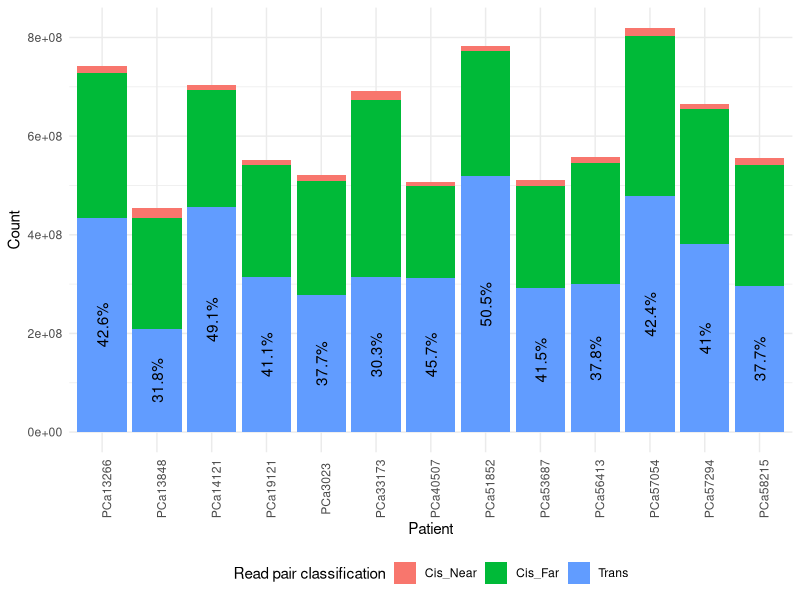

R code for this plot:
# ==============================================================================
# Environment
# ==============================================================================
suppressMessages(library("data.table"))
suppressMessages(library("ggplot2"))

# ==============================================================================
# Data
# ==============================================================================
# load read pair and dedupliation data
dedup_distance = fread("Reports/hicup_dedup_plot.tsv")
colnames(dedup_distance) = c("SampleID", "Cis_Near", "Cis_Far", "Trans", "Duplicate")

# ==============================================================================
# Analysis
# ==============================================================================
# calculate percentages based on unique read pairs
dedup_distance[, Total_Unique := Cis_Far + Cis_Far + Trans]

# convert to long form, only keep unique reads
dedup_long = melt(
    dedup_distance,
    id.vars = "SampleID",
    measure.vars = c("Cis_Near", "Cis_Far", "Trans", "Total_Unique"),
    variable.name = "Class",
    value.name = "Count"
)

# ==============================================================================
# Plots
# ==============================================================================
gg = (
    ggplot()
    + geom_col(
        data = dedup_long[Class != "Total_Unique"],
        mapping = aes(x = SampleID, y = Count, fill = Class),
        position = "stack"
    )
    + geom_text(
        data = dedup_distance,
        mapping = aes(
            x = SampleID, y = Trans / 2,
            label = paste0(round(Trans / Total_Unique, 3) * 100, "%")
        ),
        angle = 90
    )
    + labs(x = "Patient", y = "Count")
    + guides(fill = guide_legend(title = "Read pair classification"))
    + theme_minimal()
    + theme(
        axis.text.x = element_text(angle = 90),
        legend.position = "bottom"
    )
)
ggsave(
    "Reports/hicup_class.png",
    height = 12,
    width = 20,
    units = "cm"
)
